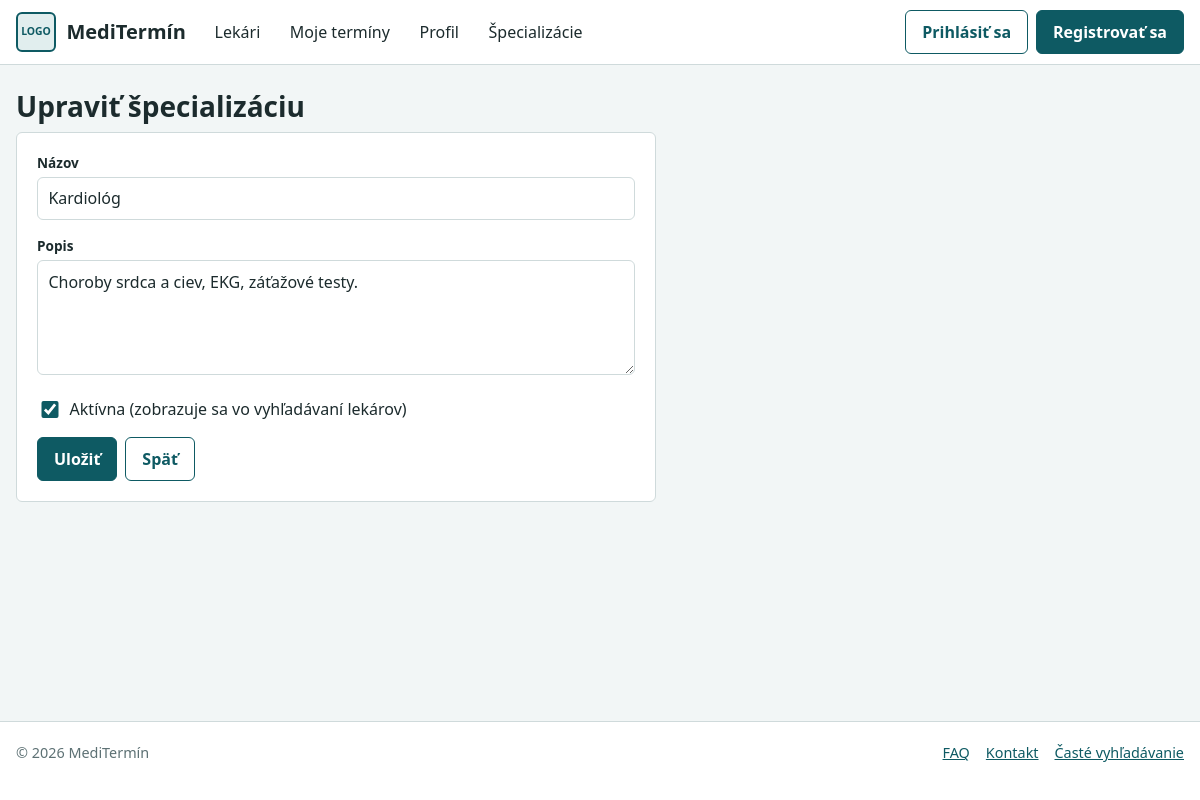
/?c=specialization&a=edit&id=2, run on the app's committed database.
### tables this page shows
CREATE TABLE `specializations`
(
    `id`              INT NOT NULL AUTO_INCREMENT,
    `name`            VARCHAR(100) NOT NULL,
    `description`     TEXT NULL COMMENT 'Popis špecializácie',
    `is_active`       TINYINT(1) NOT NULL DEFAULT 1 COMMENT 'Indikuje, či je špecializácia aktívna, 1 = aktívna, 0 = neaktívna',
    `created_at`      TIMESTAMP NOT NULL DEFAULT CURRENT_TIMESTAMP COMMENT 'Dátum registrácie špecializácie',
    `updated_at`      TIMESTAMP NOT NULL DEFAULT CURRENT_TIMESTAMP ON UPDATE CURRENT_TIMESTAMP COMMENT 'Dátum poslednej aktualizácie špecializácie',
    PRIMARY KEY (`id`),
    UNIQUE KEY `unq_specializations_name` (`name`)
) DEFAULT CHARSET=utf8mb4 COLLATE=utf8mb4_unicode_ci COMMENT='Tabuľka špecializácií doktorov';

### Framework/Http/Responses/Response.php (called while the page is built, shortened)
<?php
abstract class Response
{
    public function send(): void
    {
        $this->generate();
    }
}

### public/index.php (called while the page is built, shortened)
<?php
require __DIR__ . '/../Framework/ClassLoader.php';
try {
    $app = new App();
    $app->run();
} catch (Exception $e) {
    die('An error occurred: ' . $e->getMessage());
}

### Framework/Http/Request.php (called while the page is built, shortened)
<?php
class Request
{
    private array $get;
    private array $post;
    public function __construct()
    {
        $this->get = $_GET;
        $this->post = $_POST;
    }
    public function get(?string $key = null): mixed
    {
        return $key === null ? $this->get : ($this->get[$key] ?? null);
    }
    public function post(?string $key = null): mixed
    {
        return $key === null ? $this->post : ($this->post[$key] ?? null);
    }
    public function value(string $key): mixed
    {
        return $this->post($key) ?? $this->get($key);
    }
}

### Framework/ClassLoader.php (called while the page is built, shortened)
<?php
class ClassLoader
{
    public static function Boot(): void
    {
        spl_autoload_register(function ($class_name) {
            $file = self::getClassFile($class_name);
        });
    }
    public static function getClassFile(string $className): string
    {
        $baseDir = realpath(dirname(__DIR__));
        $relativePath = str_replace('\\', DIRECTORY_SEPARATOR, ltrim($className, '\\')) . '.php';
        return $baseDir . DIRECTORY_SEPARATOR . $relativePath;
    }
}

### Framework/Core/Model.php (called while the page is built, shortened)
<?php
abstract class Model implements \JsonSerializable
{
    protected static array $columnsMap = [];
    private static array $dbColumns = [];
    private static IDbConvention $dbConventions;
    protected static function getTableName(): string
    {
        return self::getConventions()->getTableName(get_called_class());
    }
    protected static function getPkColumnName(): string
    {
        return self::getConventions()->getPkColumnName(get_called_class());
    }
    protected static function getColumnsMap(): array
    {
        return static::$columnsMap ?? [];
    }
    public static function getOne(mixed $id): ?static
    {
        try {
            $sql = "SELECT " . static::getDBColumnNamesList() . " FROM `" . static::getTableName() . "` WHERE `" .
                static::getPkColumnName() . "`=?";
            $stmt = Connection::getInstance()->prepare($sql);
            $stmt->setFetchMode(PDO::FETCH_CLASS | PDO::FETCH_PROPS_LATE, static::class);
            $stmt->execute([$id]);
            $model = $stmt->fetch() ?: null;
            if ($model !== null) {
                $model->_dbId = $model->getIdValue();
                $model->_resultSet = new ResultSet([$model]);
            }
            return $model;
        } catch (PDOException $exception) {
            throw new Exception('Query failed: ' . $exception->getMessage(), 0, $exception);
        }
    }
    private static function getDbColumns(): array
    {
        try {
            $sql = "DESCRIBE " . static::getTableName();
            $stmt = Connection::getInstance()->prepare($sql);
            $stmt->execute([]);
            self::$dbColumns[static::class] = array_column($stmt->fetchAll(), 'Field');
            return self::$dbColumns[static::class];
        } catch (PDOException $exception) {
            throw new Exception('Query failed: ' . $exception->getMessage(), 0, $exception);
        }
    }
    private function getIdValue(): mixed
    {
        $pk = static::getPkColumnName();
        $prop = static::toPropertyName($pk);
        return isset($this->{$prop}) ? $this->{$prop} : null;
    }
    private static function getModelProperties(): array
    {
        $reflection = new \ReflectionClass(static::class);
        $properties = [];
        foreach ($reflection->getProperties() as $property) {
            $propertyName = $property->getName();
            if ($property->isStatic()) {
                continue;
            }
            $properties[$propertyName] = true;
        }
        return $properties;
    }
    private static function getDBColumnNamesList(): string
    {
        $dbColumns = [];
        foreach (static::getDbColumns() as $columnName) {
            $propertyName = static::toPropertyName($columnName);
            if ($propertyName != $columnName) {
                $dbColumns[] = "`$columnName` AS {$propertyName}";
            } else {
                $dbColumns[] = $columnName;
            }
        }
        return implode(', ', $dbColumns);
    }
    private static function toPropertyName(string $columnName): string
    {
        $customMapping = static::getColumnsMap();
        if (isset($customMapping[$columnName])) {
            return $customMapping[$columnName];
        } else {
            return static::getConventions()->toPropertyName($columnName);
        }
    }
    private static function getConventions(): IDbConvention
    {
        if (!isset(static::$dbConventions)) {
            static::$dbConventions = new (Configuration::DB_CONVENTIONS_CLASS)();
        }
        return static::$dbConventions;
    }
}

### Framework/Support/Inflect.php (called while the page is built, shortened)
<?php
class Inflect
{
    public static $plural = array(
        '/(quiz)$/i' => "$1zes",
        '/^(ox)$/i' => "$1en",
        '/([m|l])ouse$/i' => "$1ice",
        '/(matr|vert|ind)ix|ex$/i' => "$1ices",
        '/(x|ch|ss|sh)$/i' => "$1es",
        '/([^aeiouy]|qu)y$/i' => "$1ies",
        '/(hive)$/i' => "$1s",
        '/(?:([^f])fe|([lr])f)$/i' => "$1$2ves",
        '/(shea|lea|loa|thie)f$/i' => "$1ves",
        '/sis$/i' => "ses",
        '/([ti])um$/i' => "$1a",
        '/(tomat|potat|ech|her|vet)o$/i' => "$1oes",
        '/(bu)s$/i' => "$1ses",
        '/(alias)$/i' => "$1es",
        '/(octop)us$/i' => "$1i",
        '/(ax|test)is$/i' => "$1es",
        '/(us)$/i' => "$1es",
        '/s$/i' => "s",
        '/$/' => "s"
    );
    public static $irregular = array(
        'move' => 'moves',
        'foot' => 'feet',
        'goose' => 'geese',
        'sex' => 'sexes',
        'child' => 'children',
        'man' => 'men',
        'tooth' => 'teeth',
        'person' => 'people',
        'valve' => 'valves'
    );
    public static function pluralize($string)
    {
        foreach (self::$irregular as $pattern => $result) {
            $pattern = '/' . $pattern . '$/i';
        }
        foreach (self::$plural as $pattern => $result) {
            if (preg_match($pattern, $string)) {
                return preg_replace($pattern, $result, $string);
            }
        }
        return $string;
    }
}

### Framework/DB/SnakeConventions.php (called while the page is built, shortened)
<?php
class SnakeConventions implements IDbConvention
{
    public function getTableName(string $className): string
    {
        $arr = explode("\\", $className);
        $tableName = Inflect::pluralize(strtolower(end($arr)));
        return $this->toSnakeCase($tableName);
    }
    public function getPkColumnName(string $className): string
    {
        return 'id';
    }
    public function toPropertyName(string $columnName): string
    {
        return $this->toCamelCase($columnName);
    }
    private function toCamelCase(string $input, string $separator = '_'): string
    {
        return lcfirst(str_replace($separator, '', ucwords($input, $separator)));
    }
    private function toSnakeCase(string $input): string
    {
        return strtolower(preg_replace('/(?<!^)[A-Z]/', '_$0', $input));
    }
}

### Framework/DB/Connection.php (called while the page is built, shortened)
<?php
class Connection
{
    private static ?Connection $instance = null;
    private PDO $db;
    public function __construct(PDO $db)
    {
        $this->db = $db;
    }
    public static function getInstance(): Connection
    {
        try {
            if (self::$instance == null) {
                $db = new PDO(
                    'mysql:dbname=' . Configuration::DB_NAME . ';host=' . Configuration::DB_HOST,
                    Configuration::DB_USER,
                    Configuration::DB_PASS
                );
                $db->setAttribute(PDO::ATTR_ERRMODE, PDO::ERRMODE_EXCEPTION);
                $db->setAttribute(PDO::ATTR_EMULATE_PREPARES, true);
                self::$instance = new self($db);
            }
            return self::$instance;
        } catch (PDOException $e) {
            throw new Exception('Connection failed: ' . $e->getMessage());
        }
    }
    public function prepare(string $sql): DebugStatement
    {
        try {
            return new DebugStatement($this->db->prepare($sql));
        } catch (PDOException $e) {
            throw new Exception('Prepare failed: ' . $e->getMessage());
        }
    }
}

### Framework/DB/DebugStatement.php (called while the page is built, shortened)
<?php
class DebugStatement
{
    private PDOStatementAlias $stmt;
    public function __construct($stmt)
    {
        $this->stmt = $stmt;
    }
    public function execute(?array $params = null): bool
    {
        $result = $this->stmt->execute($params);
        $this->stmt->debugDumpParams();
        return $result;
    }
    public function __call(string $name, array $arguments): mixed
    {
        return $this->stmt->{$name}(...$arguments);
    }
}

### App/Controllers/SpecializationController.php (called while the page is built, shortened)
<?php
class SpecializationController extends BaseController
{
    public function edit(Request $request): Response
    {
        $specialization = $this->getSpecializationOr404((int)$request->value('id'));
        return $this->html(['specialization' => $specialization, 'errors' => []], 'form');
    }
    private function getSpecializationOr404(int $id): Specialization
    {
        $specialization = Specialization::getOne($id);
        return $specialization;
    }
}

### Framework/Support/LinkGenerator.php (called while the page is built, shortened)
<?php
class LinkGenerator
{
    private Request $request;
    public function __construct(Request $request, Router $router)
    {
        $this->request = $request;
    }
    public function url(
        string|array $destination,
        array $parameters = [],
        bool $absolute = false,
        bool $appendParameters = false
    ): string {
        list($controller, $action) = explode(".", $destination);
        $args = $appendParameters ? $this->request->get() : [];
        $args = ["c" => lcfirst($controller), "a" => $action != "index" ? $action : null] + $parameters + $args;
        $basePath = $absolute ? $this->request->getBaseUrl() : "";
        return $basePath . "?" . http_build_query($args);
    }
}

### App/Views/Specialization/form.view.php (the view, shortened to what this page needs)
<h1><?= $specialization->getId() ? 'Upraviť špecializáciu' : 'Pridať špecializáciu' ?></h1>
<form class="data-form" method="post" action="<?= $link->url('specialization.save') ?>">
    <div class="field">
        <label for="name">Názov</label>
        <input type="text" id="name" name="name" maxlength="100" required
               placeholder="Napríklad Kardiológ" value="<?= e($specialization->getName()) ?>">
    </div>
    <div class="field">
        <label for="description">Popis</label>
        <textarea id="description" name="description" rows="4" maxlength="1000"
                  placeholder="Čím sa lekár s touto špecializáciou zaoberá"><?= e($specialization->getDescription()) ?></textarea>
    </div>
    <div class="checkbox">
        <input type="checkbox" id="isActive" name="isActive" value="1" <?= $specialization->isActive() ? 'checked' : '' ?>>
        <label for="isActive">Aktívna (zobrazuje sa vo vyhľadávaní lekárov)</label>
    </div>
    <div class="form-actions">
        <button type="submit" class="btn btn-primary">Uložiť</button>
        <a class="btn" href="<?= $link->url('specialization.index') ?>">Späť</a>
    </div>
</form>

### public/css/style.css (style rules this page uses)
:root { --ink: #1c2b2d; --muted: #5d7174; --line: #cfdadb; --bg: #f2f6f6; --white: #ffffff; --teal: #0e5a63; --teal-dark: #0a444b; --teal-soft: #e1eeee; --radius: 6px; --container: 1200px; }
*, *::before, *::after { box-sizing: border-box; }
html { -webkit-text-size-adjust: 100%; }
body { margin: 0; min-height: 100vh; display: flex; flex-direction: column; font-family: "Segoe UI", system-ui, -apple-system, Roboto, "Helvetica Neue", Arial, sans-serif; color: var(--ink); background: var(--bg); line-height: 1.5; }
h1, h2, h3 { line-height: 1.25; margin: 0 0 .5rem; }
h1 { font-size: 1.75rem; }
a { color: var(--teal); }
.btn { display: inline-block; padding: .55rem 1rem; border: 1px solid var(--teal); border-radius: var(--radius); background: var(--white); color: var(--teal); font: inherit; font-weight: 600; text-decoration: none; text-align: center; cursor: pointer; }
.btn-primary { background: var(--teal); color: var(--white); }
.field label { display: block; margin-bottom: .2rem; font-size: .85rem; font-weight: 600; }
.field input, .field select, .filters select { width: 100%; padding: .55rem .65rem; border: 1px solid var(--line); border-radius: var(--radius); background: var(--white); color: var(--ink); font: inherit; }
.data-form { display: grid; gap: 1rem; max-width: 40rem; padding: 1.25rem; background: var(--white); border: 1px solid var(--line); border-radius: var(--radius); }
.field textarea { width: 100%; padding: .55rem .65rem; border: 1px solid var(--line); border-radius: var(--radius); background: var(--white); color: var(--ink); font: inherit; resize: vertical; }
.checkbox { display: flex; align-items: center; gap: .5rem; }
.checkbox input { width: 1.1rem; height: 1.1rem; accent-color: var(--teal); }
.form-actions { display: flex; flex-wrap: wrap; gap: .5rem; }

### data on the page
specializations: name "Kardiológ", description "Choroby srdca a ciev, EKG, záťažové testy.", is_active "☑"
